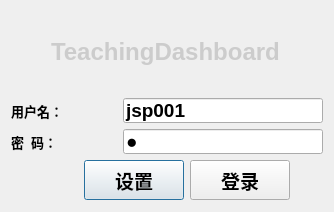
<?xml version="1.0" encoding="UTF-8"?>
<ui version="4.0">
 <class>LoginServerDialog</class>
 <widget class="QDialog" name="LoginServerDialog">
  <property name="geometry">
   <rect>
    <x>0</x>
    <y>0</y>
    <width>334</width>
    <height>212</height>
   </rect>
  </property>
  <property name="minimumSize">
   <size>
    <width>300</width>
    <height>200</height>
   </size>
  </property>
  <property name="maximumSize">
   <size>
    <width>334</width>
    <height>212</height>
   </size>
  </property>
  <property name="font">
   <font>
    <pointsize>14</pointsize>
    <weight>75</weight>
    <bold>true</bold>
   </font>
  </property>
  <property name="windowTitle">
   <string>TeachingDashboard Login</string>
  </property>
  <layout class="QGridLayout" name="gridLayout">
   <item row="0" column="0">
    <layout class="QVBoxLayout" name="verticalLayout">
     <item>
      <widget class="QLabel" name="label">
       <property name="minimumSize">
        <size>
         <width>280</width>
         <height>80</height>
        </size>
       </property>
       <property name="maximumSize">
        <size>
         <width>280</width>
         <height>80</height>
        </size>
       </property>
       <property name="styleSheet">
        <string notr="true"/>
       </property>
       <property name="frameShape">
        <enum>QFrame::NoFrame</enum>
       </property>
       <property name="frameShadow">
        <enum>QFrame::Plain</enum>
       </property>
       <property name="text">
        <string>&lt;!DOCTYPE HTML PUBLIC &quot;-//W3C//DTD HTML 4.0//EN&quot; &quot;http://www.w3.org/TR/REC-html40/strict.dtd&quot;&gt;
&lt;html&gt;&lt;head&gt;&lt;meta name=&quot;qrichtext&quot; content=&quot;1&quot; /&gt;&lt;style type=&quot;text/css&quot;&gt;
p, li { white-space: pre-wrap; }
&lt;/style&gt;&lt;/head&gt;&lt;body style=&quot; font-family:'MS Shell Dlg 2'; font-size:14pt; font-weight:600; font-style:normal;&quot;&gt;
&lt;p style=&quot; margin-top:0px; margin-bottom:0px; margin-left:0px; margin-right:0px; -qt-block-indent:0; text-indent:0px;&quot;&gt;&lt;span style=&quot; font-size:18pt; color:#cccccc;&quot;&gt;TeachingDashboard&lt;/span&gt;&lt;/p&gt;&lt;/body&gt;&lt;/html&gt;</string>
       </property>
       <property name="indent">
        <number>40</number>
       </property>
      </widget>
     </item>
     <item>
      <layout class="QHBoxLayout" name="horizontalLayout">
       <item>
        <widget class="QLabel" name="label_2">
         <property name="font">
          <font>
           <pointsize>10</pointsize>
          </font>
         </property>
         <property name="text">
          <string>用户名：</string>
         </property>
        </widget>
       </item>
       <item>
        <widget class="QLineEdit" name="userNameEdit">
         <property name="minimumSize">
          <size>
           <width>200</width>
           <height>25</height>
          </size>
         </property>
         <property name="maximumSize">
          <size>
           <width>200</width>
           <height>25</height>
          </size>
         </property>
         <property name="text">
          <string>jsp001</string>
         </property>
         <property name="readOnly">
          <bool>true</bool>
         </property>
        </widget>
       </item>
      </layout>
     </item>
     <item>
      <layout class="QHBoxLayout" name="horizontalLayout_2">
       <item>
        <widget class="QLabel" name="label_3">
         <property name="font">
          <font>
           <pointsize>10</pointsize>
          </font>
         </property>
         <property name="text">
          <string>密  码：</string>
         </property>
        </widget>
       </item>
       <item>
        <widget class="QLineEdit" name="passwordEdit">
         <property name="minimumSize">
          <size>
           <width>200</width>
           <height>25</height>
          </size>
         </property>
         <property name="maximumSize">
          <size>
           <width>200</width>
           <height>25</height>
          </size>
         </property>
         <property name="text">
          <string>1</string>
         </property>
         <property name="echoMode">
          <enum>QLineEdit::Password</enum>
         </property>
        </widget>
       </item>
      </layout>
     </item>
     <item>
      <layout class="QHBoxLayout" name="horizontalLayout_3">
       <item>
        <spacer name="horizontalSpacer">
         <property name="orientation">
          <enum>Qt::Horizontal</enum>
         </property>
         <property name="sizeHint" stdset="0">
          <size>
           <width>80</width>
           <height>20</height>
          </size>
         </property>
        </spacer>
       </item>
       <item>
        <widget class="QPushButton" name="settingBtn">
         <property name="minimumSize">
          <size>
           <width>100</width>
           <height>40</height>
          </size>
         </property>
         <property name="maximumSize">
          <size>
           <width>100</width>
           <height>40</height>
          </size>
         </property>
         <property name="text">
          <string>设置</string>
         </property>
        </widget>
       </item>
       <item>
        <widget class="QPushButton" name="loginBtn">
         <property name="minimumSize">
          <size>
           <width>100</width>
           <height>40</height>
          </size>
         </property>
         <property name="maximumSize">
          <size>
           <width>100</width>
           <height>40</height>
          </size>
         </property>
         <property name="text">
          <string>登录</string>
         </property>
        </widget>
       </item>
       <item>
        <spacer name="horizontalSpacer_2">
         <property name="orientation">
          <enum>Qt::Horizontal</enum>
         </property>
         <property name="sizeHint" stdset="0">
          <size>
           <width>40</width>
           <height>20</height>
          </size>
         </property>
        </spacer>
       </item>
      </layout>
     </item>
    </layout>
   </item>
  </layout>
 </widget>
 <tabstops>
  <tabstop>userNameEdit</tabstop>
  <tabstop>passwordEdit</tabstop>
  <tabstop>loginBtn</tabstop>
  <tabstop>settingBtn</tabstop>
 </tabstops>
 <resources/>
 <connections/>
</ui>
